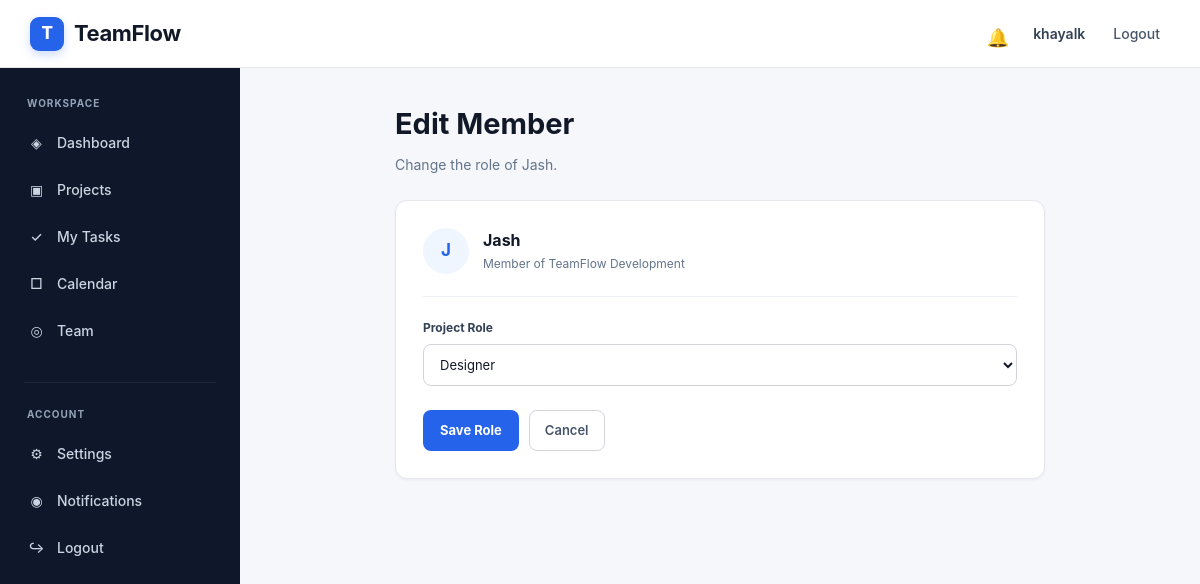
The page /projects/2/members/2/edit/ (signed in) on the database its author committed.
### accounts/models.py (models this page shows, shortened)
class User(AbstractUser):
    profile_picture = models.ImageField(
        upload_to="profile_pictures/",
        blank=True,
        null=True
    )
    bio = models.TextField(
        blank=True
    )
    job_title = models.CharField(
        max_length=100,
        blank=True
    )

### projects/models.py (models this page shows, shortened)
class ProjectMember(models.Model):
    ROLE_CHOICES = [
        ("manager", "Manager"),
        ("developer", "Developer"),
        ("designer", "Designer"),
        ("viewer", "Viewer"),
    ]
    project = models.ForeignKey(
        Project,
        on_delete=models.CASCADE,
        related_name="members"
    )
    user = models.ForeignKey(
        settings.AUTH_USER_MODEL,
        on_delete=models.CASCADE,
        related_name="project_memberships"
    )
    role = models.CharField(
        max_length=20,
        choices=ROLE_CHOICES,
        default="developer"
    )
    joined_at = models.DateTimeField(
        auto_now_add=True
    )
    class Meta:
        unique_together = ("project", "user")

class Project(models.Model):
    STATUS_CHOICES = [
        ("planning", "Planning"),
        ("active", "Active"),
        ("on_hold", "On Hold"),
        ("completed", "Completed"),
    ]
    PRIORITY_CHOICES = [
        ("low", "Low"),
        ("medium", "Medium"),
        ("high", "High"),
    ]
    name = models.CharField(max_length=200)
    description = models.TextField(blank=True)
    owner = models.ForeignKey(
        settings.AUTH_USER_MODEL,
        on_delete=models.CASCADE,
        related_name="owned_projects"
    )
    start_date = models.DateField(
        null=True,
        blank=True
    )
    due_date = models.DateField(
        null=True,
        blank=True
    )
    status = models.CharField(
        max_length=20,
        choices=STATUS_CHOICES,
        default="planning"
    )
    priority = models.CharField(
        max_length=10,
        choices=PRIORITY_CHOICES,
        default="medium"
    )
    created_at = models.DateTimeField(
        auto_now_add=True
    )
    updated_at = models.DateTimeField(
        auto_now=True
    )

### projects/views.py (the view, shortened to what this page needs)
# urls.py: path("<int:project_id>/members/<int:member_id>/edit/", views.edit_member, name="edit_member"),
@login_required
def edit_member(request, project_id, member_id):
    project = get_object_or_404(
        Project,
        id=project_id,
        owner=request.user
    )
    member = get_object_or_404(
        ProjectMember,
        id=member_id,
        project=project
    )
    return render(
        request,
        "projects/edit_member.html",
        {
            "project": project,
            "member": member
        }
    )

### notifications/context_processors.py (called while the page is built)
def notification_count(request):
    if request.user.is_authenticated:
        unread_count = Notification.objects.filter(
            recipient=request.user,
            is_read=False
        ).count()
    else:
        unread_count = 0
    return {
        "unread_notifications": unread_count
    }

### templates/projects/edit_member.html (shortened to what this page needs)
{% extends "base.html" %}
{% block content %}
<div class="member-form-page">
    <div class="member-form-header">
        <h1>
            Edit Member
        </h1>
        <p>
            Change the role of {{ member.user.username }}.
        </p>
    </div>
    <div class="member-form-card">
        <div class="member-profile">
            <div class="member-avatar">
                {{ member.user.username|first|upper }}
            </div>
            <div>
                <div class="member-name">
                    {{ member.user.username }}
                </div>
                <div class="member-project">
                    Member of {{ project.name }}
                </div>
            </div>
        </div>
        <form method="POST">
            <label for="role">
                Project Role
            </label>
            <select
                id="role"
                name="role"
            >
                <option
                    value="designer"
                    {% if member.role == "designer" %}selected{% endif %}
                >
                    Designer
                </option>
            </select>
            <div class="form-actions">
                <button
                    type="submit"
                    class="save-button"
                >
                    Save Role
                </button>
                <a
                    href="{% url 'project_members' project.id %}"
                    class="cancel-button"
                >
                    Cancel
                </a>
            </div>
        </form>
    </div>
</div>
{% endblock %}

### templates/base.html (shortened to what this page needs)
<!DOCTYPE html>
<html lang="en">
<head>
</head>
<body>
    <nav class="navbar">
        <a href="{% url 'dashboard' %}" class="logo">
            <span class="logo-mark">
                T
            </span>
            <span>
                TeamFlow
            </span>
        </a>
        <div class="user-area">
            {% if user.is_authenticated %}
                <a
                    href="{% url 'notification_list' %}"
                    class="notification-link"
                    title="Notifications"
                >
                    <span class="notification-icon">
                        🔔
                    </span>
                </a>
                <span class="user-name">
                    {{ user.username }}
                </span>
                <a
                    href="{% url 'logout' %}"
                    class="logout-top"
                >
                    Logout
                </a>
            {% endif %}
        </div>
    </nav>
    <aside class="sidebar">
        <div class="sidebar-section">
            <div class="sidebar-title">
                Workspace
            </div>
            <a
                href="{% url 'dashboard' %}"
                class="{% if request.resolver_match.url_name == 'dashboard' %}active{% endif %}"
            >
                <span class="sidebar-icon">
                    ◈
                </span>
                Dashboard
            </a>
            <a
                href="{% url 'project_list' %}"
                class=""
            >
                <span class="sidebar-icon">
                    ▣
                </span>
                Projects
            </a>
            <a
                href="{% url 'my_tasks' %}"
                class="{% if request.resolver_match.url_name == 'my_tasks' %}active{% endif %}"
            >
                <span class="sidebar-icon">
                    ✓
                </span>
                My Tasks
            </a>
            <a
                href="{% url 'calendar' %}"
                class="{% if request.resolver_match.url_name == 'calendar' %}active{% endif %}"
            >
                <span class="sidebar-icon">
                    □
                </span>
                Calendar
            </a>
            <a
                href="{% url 'team_list' %}"
                class="{% if request.resolver_match.url_name == 'team_list' %}active{% endif %}"
            >
                <span class="sidebar-icon">
                    ◎
                </span>
                Team
            </a>
        </div>
        <div class="sidebar-divider"></div>
        <div class="sidebar-section">
            <div class="sidebar-title">
                Account
            </div>
            <a
                href="{% url 'profile' %}"
                class="{% if request.resolver_match.url_name == 'profile' %}active{% endif %}"
            >
                <span class="sidebar-icon">
                    ⚙
                </span>
                Settings
            </a>
            <a
                href="{% url 'notification_list' %}"
                class="{% if request.resolver_match.url_name == 'notification_list' %}active{% endif %}"
            >
                <span class="sidebar-icon">
                    ◉
                </span>
                Notifications
            </a>
            <a href="{% url 'logout' %}">
                <span class="sidebar-icon">
                    ↪
                </span>
                Logout
            </a>
        </div>
    </aside>
    <main class="main-content">
        {% block content %}
        {% endblock %}
    </main>
</body>
</html>

### templates/base.html (style rules this page uses)
* { box-sizing: border-box; margin: 0; padding: 0; }
:root { --primary: #2563eb; --primary-dark: #1d4ed8; --sidebar: #0f172a; --sidebar-hover: #1e293b; --sidebar-active: #2563eb; --background: #f5f7fb; --surface: #ffffff; --border: #e5e7eb; --text: #111827; --muted: #64748b; --muted-light: #94a3b8; --danger: #dc2626; --shadow: 0 1px 3px rgba(15, 23, 42, 0.06); }
html { scroll-behavior: smooth; }
body { font-family: Inter, -apple-system, BlinkMacSystemFont, "Segoe UI", Arial, sans-serif; background: var(--background); color: var(--text); line-height: 1.5; min-height: 100vh; }
a { color: inherit; text-decoration: none; }
button, input, textarea, select { font-family: inherit; }
.navbar { position: fixed; top: 0; left: 0; right: 0; z-index: 1000; height: 68px; background: rgba(255, 255, 255, 0.96); backdrop-filter: blur(10px); border-bottom: 1px solid var(--border); display: flex; align-items: center; justify-content: space-between; padding: 0 30px; }
.logo { display: flex; align-items: center; gap: 10px; font-size: 22px; font-weight: 750; letter-spacing: -0.4px; color: var(--text); }
.logo-mark { width: 34px; height: 34px; display: flex; align-items: center; justify-content: center; border-radius: 9px; background: var(--primary); color: white; font-size: 17px; font-weight: 800; box-shadow: 0 4px 10px rgba(37, 99, 235, 0.22); }
.user-area { display: flex; align-items: center; gap: 18px; }
.user-name { color: #334155; font-size: 14px; font-weight: 600; }
.logout-top { color: #475569; font-size: 14px; font-weight: 500; padding: 8px 10px; border-radius: 7px; transition: 0.15s ease; }
.notification-link { position: relative; width: 38px; height: 38px; display: flex; align-items: center; justify-content: center; border-radius: 9px; color: #475569; font-size: 18px; transition: 0.15s ease; }
.notification-icon { width: 19px; height: 19px; }
.sidebar { position: fixed; top: 68px; left: 0; bottom: 0; width: 240px; background: var(--sidebar); color: white; padding: 28px 14px; overflow-y: auto; z-index: 900; }
.sidebar-section { margin-bottom: 30px; }
.sidebar-title { padding: 0 13px; margin-bottom: 10px; color: var(--muted-light); font-size: 10px; font-weight: 700; letter-spacing: 1px; text-transform: uppercase; }
.sidebar a { display: flex; align-items: center; gap: 11px; width: 100%; padding: 11px 13px; margin-bottom: 4px; border-radius: 8px; color: #cbd5e1; font-size: 14px; font-weight: 500; transition: background 0.15s ease, color 0.15s ease, transform 0.15s ease; }
.sidebar-icon { width: 19px; height: 19px; display: inline-flex; align-items: center; justify-content: center; color: currentColor; flex-shrink: 0; }
.sidebar-divider { height: 1px; background: #1e293b; margin: 24px 10px; }
.main-content { margin-left: 240px; padding: 102px 36px 45px; min-height: 100vh; }
.main-content > * { max-width: 1250px; margin-left: auto; margin-right: auto; }
input, textarea, select { width: 100%; padding: 10px 12px; border: 1px solid #d1d5db; border-radius: 8px; background: white; color: var(--text); font-size: 14px; outline: none; transition: border-color 0.15s ease, box-shadow 0.15s ease; }
label { display: block; margin-bottom: 7px; color: #374151; font-size: 13px; font-weight: 600; }

### rows shown on the page
User: username "khayalk"
ProjectMember: user.username "Jash", user.username|first "J", role "Designer"
Project: name "TeamFlow Development"
